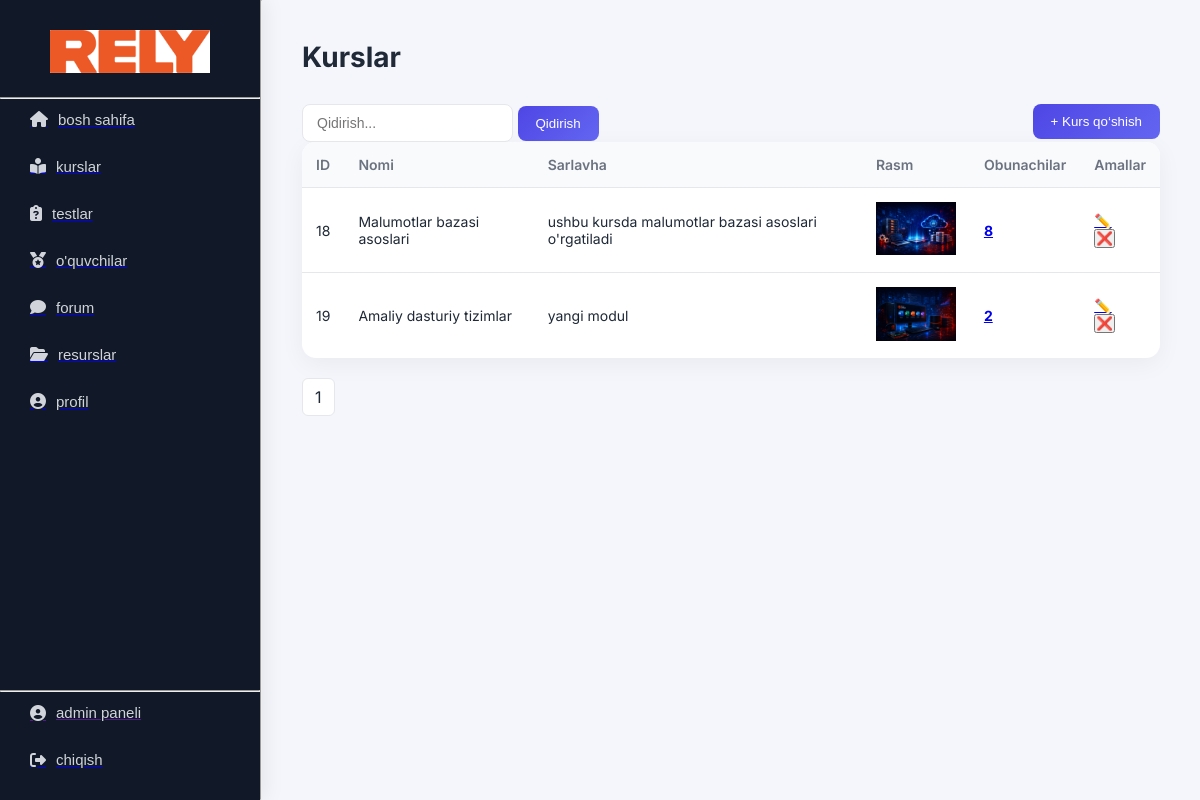
Screenshot of /admin/courses (signed in) with the database file from the repository.
### tables this page shows
CREATE TABLE courses(
    id INTEGER PRIMARY KEY AUTOINCREMENT,
    name TEXT NOT NULL,
    title TEXT NOT NULL,
    img TEXT
);

### routes/admin.py (the view)
@bp.route("/courses")
@admin_required
def courses():
    conn = get_db()
    c = conn.cursor()
    search = request.args.get("search", "").strip()
    page = int(request.args.get("page", 1))
    per_page = 30
    offset = (page - 1) * per_page
    if search:
        courses = c.execute("""
            SELECT courses.id,
                   courses.name,
                   courses.title,
                   courses.img,
                   COUNT(enrollments.id) as student_count
            FROM courses
            LEFT JOIN enrollments
                ON courses.id = enrollments.course_id
            WHERE courses.title LIKE ?
            GROUP BY courses.id
            LIMIT ? OFFSET ?
        """, (f"%{search}%", per_page, offset)).fetchall()
        total = c.execute("""
            SELECT COUNT(*)
            FROM courses
            WHERE title LIKE ?
        """, (f"%{search}%",)).fetchone()[0]
    else:
        courses = c.execute("""
            SELECT courses.id,
                   courses.name,
                   courses.title,
                   courses.img,
                   COUNT(enrollments.id) as student_count
            FROM courses
            LEFT JOIN enrollments
                ON courses.id = enrollments.course_id
            GROUP BY courses.id
            LIMIT ? OFFSET ?
        """, (per_page, offset)).fetchall()
        total = c.execute(
            "SELECT COUNT(*) FROM courses"
        ).fetchone()[0]
    conn.close()
    total_pages = math.ceil(total / per_page)
    return render_template(
        "admin/courses.html",
        courses=courses,
        page=page,
        total_pages=total_pages,
        search=search
    )

### routes/admin.py (called while the page is built)
def admin_required(f):
    from functools import wraps
    @wraps(f)
    def decorated_function(*args, **kwargs):
        if session.get("role") != "admin":
            return redirect("/")
        return f(*args, **kwargs)
    return decorated_function

def get_db():
    conn = sqlite3.connect("database.db")
    conn.execute("PRAGMA foreign_keys = ON")
    return conn

### templates/admin/courses.html (shortened to what this page needs)
{% extends "admin_base.html" %}
{% block content %}
<h1 class="dash-title">Kurslar</h1>
<div class="topbar">
    <form method="get">
        <input class="search" type="text" name="search" placeholder="Qidirish..." value="{{ search }}">
        <button class="add-btn" type="submit">Qidirish</button>
    </form>
    <a href="/admin/courses/add"><button class="add-btn">+ Kurs qo‘shish</button></a>
</div>
<table class="table">
    <tr>
        <th>ID</th>
        <th>Nomi</th>
        <th>Sarlavha</th>
        <th>Rasm</th>
        <th>Obunachilar</th>
        <th>Amallar</th>
    </tr>
    {% for c in courses %}
    <tr>
        <td>{{ c[0] }}</td>
        <td>{{ c[1] }}</td>
        <td>{{ c[2] }}</td>
        <td>
            <img src="{{ url_for('static', filename='icons/' + c[3]) }}" width="80">
        </td>
        <td><a href="admin/courses/{{ c[0] }}/followers"><strong>{{ c[4] }}</strong></a></td>
        <td>
            <a href="/admin/courses/{{ c[0] }}/edit">✏️</a>
            <form action="{{ url_for('admin.delete_course', course_id=c[0]) }}" method="post" onsubmit="return confirm('Rostdan o‘chirmoqchimisiz?');">
                <button type="submit">❌</button>
            </form>
        </td>
    </tr>
    {% endfor %}
</table>
<div class="pagination">
    {% for i in range(1, total_pages+1) %}
        <a href="?page={{ i }}&search={{ search }}">{{ i }}</a>
    {% endfor %}
</div>
{% endblock %}

### static/css/admin.css (style rules this page uses)
:root { --bg: #f4f6fb; --sidebar: #111827; --sidebar-hover: #1f2937; --primary: #4f46e5; --primary-light: #6366f1; --text: #1f2937; --text-light: #6b7280; --white: #ffffff; --border: #e5e7eb; --radius: 14px; }
* { margin: 0; padding: 0; box-sizing: border-box; }
body { font-family: 'Inter', sans-serif; background: var(--bg); color: var(--text); }
.dash-title { font-size: 28px; font-weight: 700; margin-bottom: 30px; }
.table { width: 100%; border-collapse: collapse; background: var(--white); border-radius: var(--radius); overflow: hidden; box-shadow: 0 6px 25px rgba(0,0,0,0.05); }
.table th { background: #f9fafb; text-align: left; padding: 14px; font-weight: 600; font-size: 14px; color: var(--text-light); }
.table td { padding: 14px; border-top: 1px solid var(--border); font-size: 14px; }
.add-btn { background: linear-gradient(135deg, var(--primary), var(--primary-light)); color: white; padding: 10px 18px; border: none; border-radius: 8px; cursor: pointer; font-weight: 500; transition: 0.3s ease; }
.pagination { display: flex; gap: 8px; margin-top: 20px; }
.pagination a { padding: 8px 12px; background: var(--white); border-radius: 6px; border: 1px solid var(--border); text-decoration: none; color: var(--text); transition: 0.2s ease; }
.topbar { display: flex; justify-content: space-between; }
.search { padding: 10px 14px; border-radius: 8px; border: 1px solid var(--border); font-size: 14px; transition: 0.2s ease; }

### rows the page displays
courses: id "18", name "Malumotlar bazasi asoslari", title "ushbu kursda malumotlar bazasi asoslari o'rgatiladi", img (picture), c "8"
courses: id "19", name "Amaliy dasturiy tizimlar", title "yangi modul", img (picture), c "2"

### other values shown
{{ i }} "1"
